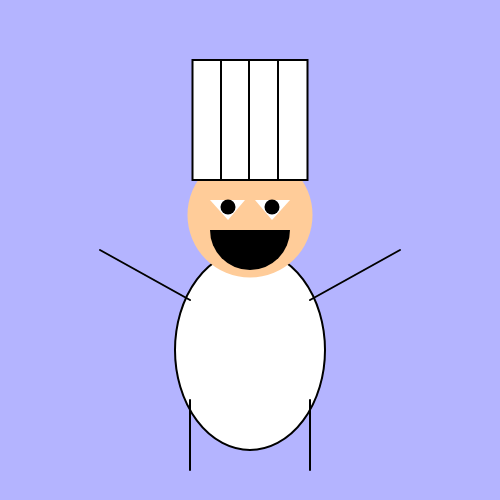
Frame 1 (no input)
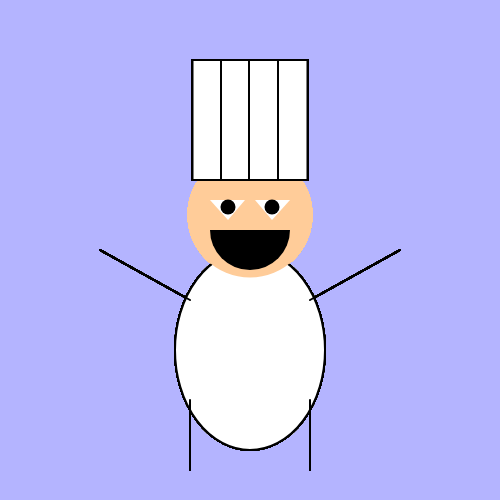
Frame 60 (no input)
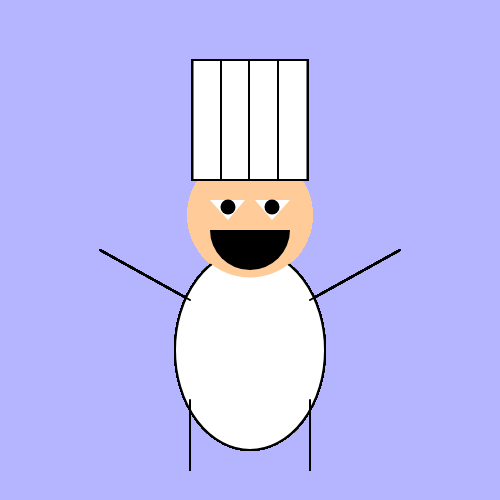
Frame 120 (the mouse pressed at the canvas centre since frame 60)

The p5.js sketch that drew these frames (run headless with seeded random() and noise() and a simulated clock; from frame 60 on, the mouse is pressed at the canvas centre):

// p5.js sketch
// ── sketch.js
function setup() {
  createCanvas(500,500);
  background(0,0,255,75); //white background
}

var x = 250; //head/body position consistency
var y = 190; //left arm/leg x-coordinate
var t = 310; //right arm/leg x-coordinate

function draw() {
  ellipseMode(CENTER); //center circle
  fill(255); //white fill for chef coat
  strokeWeight(2); //hat outline
  stroke(0); //black outline
  ellipse(250,350,150,200); //Chef Body
  
  fill(255,204,153); //peach fill
  noStroke(); //remove unnecessary stroke
  ellipse(x,215,125,125); //Chef Head
  
  rectMode(CENTER); //set to center so that I can line it up accurately with my ellipses
  strokeWeight(2); //hat outline
  stroke(0); //black outline
  fill(255); //white fill for chef hat
  rect(x,120,115,120); //Chef Hat
  
  line(y,300,100,250); //left arm
  line(y,400,y,470); //left leg
  line(t,300,400,250); //right arm
  line(t,400,t,470) //right leg
  
  noStroke(); //no stroke
  fill(255); //whites of eyes
  triangle(210,200,245,200,228,220) //left eye
  triangle(255,200,290,200,272,220) //right eye
  
  fill(0); //black fill for mouth
  arc(250,230,80,80,0,HALF_PI+HALF_PI); //happy chef mouth
  
  ellipse(228,207,15,15); //left pupil
  ellipse(272,207,15,15); //right pupil
  
  stroke(1); //thin stroke
  line(278,60,278,179); //chef hat lines
  line(249,60,249,179); //chef hat lines
  line(221,60,221,179); //chef hat lines
  
}
